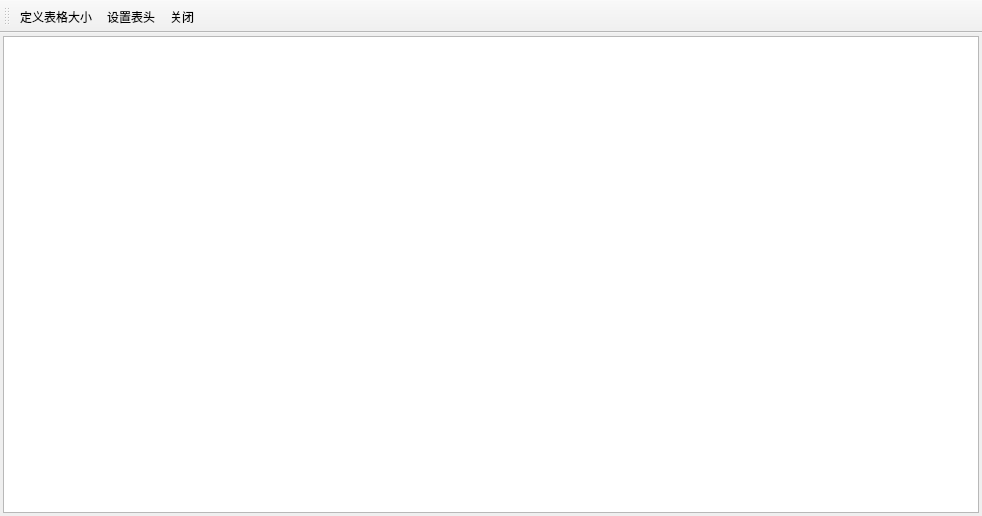
<?xml version="1.0" encoding="UTF-8"?>
<ui version="4.0">
 <class>QFormTable</class>
 <widget class="QMainWindow" name="QFormTable">
  <property name="geometry">
   <rect>
    <x>0</x>
    <y>0</y>
    <width>982</width>
    <height>516</height>
   </rect>
  </property>
  <property name="windowTitle">
   <string>MainWindow</string>
  </property>
  <widget class="QWidget" name="centralwidget">
   <layout class="QVBoxLayout" name="verticalLayout">
    <property name="spacing">
     <number>3</number>
    </property>
    <property name="leftMargin">
     <number>3</number>
    </property>
    <property name="topMargin">
     <number>3</number>
    </property>
    <property name="rightMargin">
     <number>3</number>
    </property>
    <property name="bottomMargin">
     <number>3</number>
    </property>
    <item>
     <widget class="QTableView" name="tableView"/>
    </item>
   </layout>
  </widget>
  <widget class="QToolBar" name="toolBar">
   <property name="windowTitle">
    <string>toolBar</string>
   </property>
   <property name="toolButtonStyle">
    <enum>Qt::ToolButtonTextBesideIcon</enum>
   </property>
   <attribute name="toolBarArea">
    <enum>TopToolBarArea</enum>
   </attribute>
   <attribute name="toolBarBreak">
    <bool>false</bool>
   </attribute>
   <addaction name="actSize"/>
   <addaction name="actSetHeader"/>
   <addaction name="actClose"/>
  </widget>
  <action name="actSize">
   <property name="icon">
    <iconset resource="res.qrc">
     <normaloff>:/images/images/230.bmp</normaloff>:/images/images/230.bmp</iconset>
   </property>
   <property name="text">
    <string>定义表格大小</string>
   </property>
   <property name="toolTip">
    <string>定义表格大小</string>
   </property>
  </action>
  <action name="actSetHeader">
   <property name="icon">
    <iconset resource="res.qrc">
     <normaloff>:/images/images/516.bmp</normaloff>:/images/images/516.bmp</iconset>
   </property>
   <property name="text">
    <string>设置表头</string>
   </property>
   <property name="toolTip">
    <string>设置表头文字</string>
   </property>
  </action>
  <action name="actClose">
   <property name="icon">
    <iconset resource="res.qrc">
     <normaloff>:/images/images/132.bmp</normaloff>:/images/images/132.bmp</iconset>
   </property>
   <property name="text">
    <string>关闭</string>
   </property>
   <property name="toolTip">
    <string>关闭本窗口</string>
   </property>
  </action>
 </widget>
 <resources>
  <include location="res.qrc"/>
 </resources>
 <connections>
  <connection>
   <sender>actClose</sender>
   <signal>triggered()</signal>
   <receiver>QFormTable</receiver>
   <slot>close()</slot>
   <hints>
    <hint type="sourcelabel">
     <x>-1</x>
     <y>-1</y>
    </hint>
    <hint type="destinationlabel">
     <x>490</x>
     <y>257</y>
    </hint>
   </hints>
  </connection>
 </connections>
</ui>
